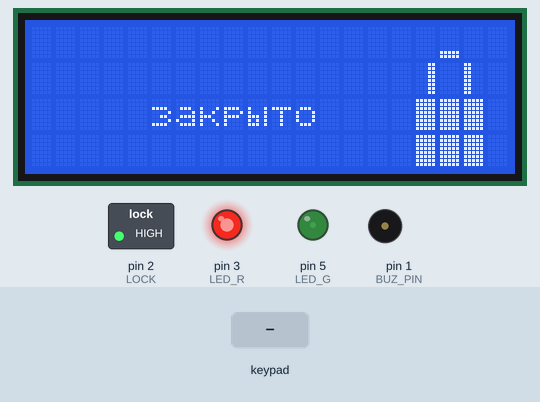
Simulated run of this sketch. Board: Arduino Uno, built with avr-gcc and run on an emulated ATmega328P. On the bench: 20×4 character LCD, switched loads named in the sketch (green lamp = pin HIGH), output pins drawn as LEDs (lit = HIGH), buzzer (waves = sounding, pin HIGH). Dashed ring = blinking. The inputs (shaded band) are chosen by the test bench.

Above: at 1.45 s.
1.5 s: keypad keys 1 7 1 6 1 5 1 4 # pressed 0.4 s apart
At 3.53 s:
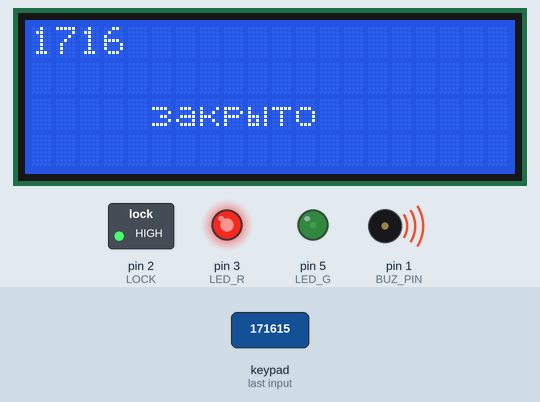
6.6 s: keypad keys 1 7 1 6 1 5 1 4 * pressed 0.4 s apart
At 8.24 s:
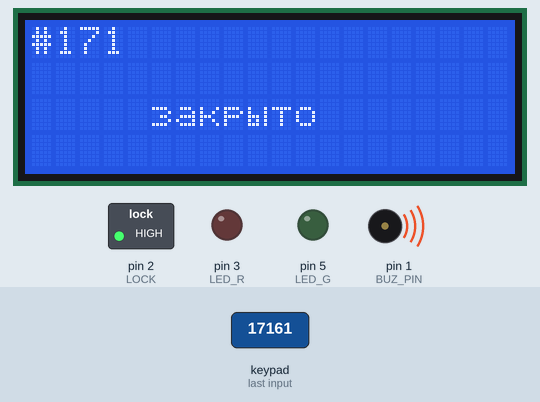
11.7 s: keypad keys 1 7 1 6 1 5 1 4 A pressed 0.4 s apart
At 12.94 s:
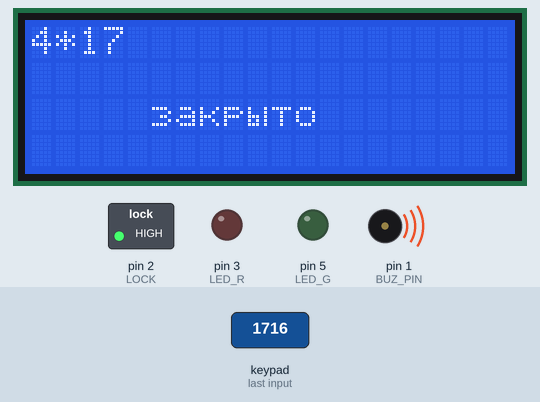
16.8 s: key 'A' pressed
At 18.26 s:
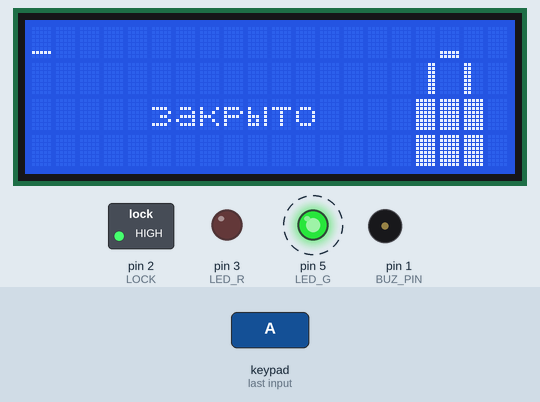
19.6 s: keypad keys 1 7 1 6 1 5 1 4 D pressed 0.4 s apart
At 24.16 s:
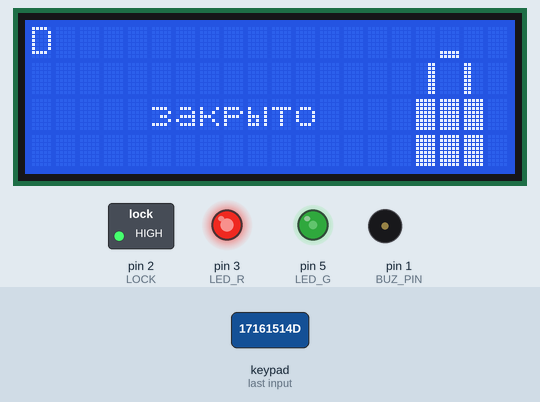
24.7 s: keypad keys 1 7 1 6 1 5 1 4 pressed 0.4 s apart
At 26.34 s:
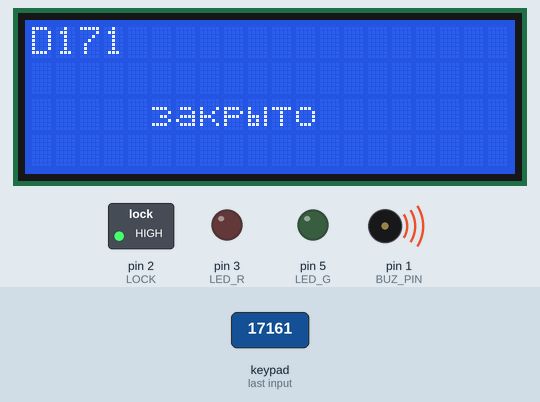
Timing chart, 0 to 30.4 s (numbered marks = the images above; inputs shaded):
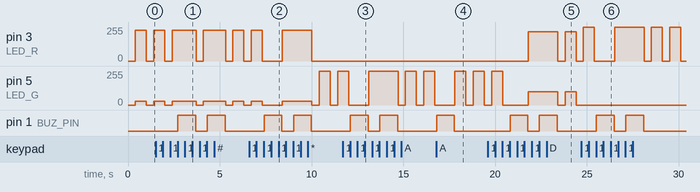

Measured:
- after the input at 1.5 s, pin 1 (BUZ_PIN): alternates HIGH for 0.98 s and LOW for 0.63 s, starting after 1.2 s; the display: first changes at once (image 1 shows a later state)
- after the input at 6.6 s, pin 1 (BUZ_PIN): alternates HIGH for 0.98 s and LOW for 0.63 s, starting after 0.81 s; the display: first changes at once (image 2 shows a later state)
- after the input at 11.7 s, pin 1 (BUZ_PIN): alternates HIGH for 0.98 s and LOW for 0.62 s, 4 changes in all, then stays LOW, starting after 0.42 s; the display: first changes at once (image 3 shows a later state)
- after the input at 16.8 s, pin 1 (BUZ_PIN): LOW → HIGH at once, → LOW 0.98 s later; the display: first changes at once (image 4 shows a later state)
- after the input at 19.6 s, pin 1 (BUZ_PIN): alternates HIGH for 0.98 s and LOW for 0.62 s, starting after 1.2 s; the display: first changes at once (image 5 shows a later state)
- after the input at 24.7 s, pin 5 (LED_G): stays 0/255 (without the input it goes to 100/255 after 4.1 s); pin 1 (BUZ_PIN): alternates HIGH for 0.98 s and LOW for 0.62 s, 4 changes in all, then stays LOW, starting after 0.82 s; the display: first changes at once (image 6 shows a later state)

The sketch:

Box1Blink.ino
```cpp
//pwd = 2 (Yellow) 7 (Orange) 8 (green) 4 (red)
//
//#define TRACE
#define NO_SERVER
#define resetPin 7

#include <Ethernet.h>
#include <MQTTClient.h>
#include <avr/wdt.h>
#include <Keypad.h>
#include <LiquidCrystal_I2C.h>

#define ACC "tboxblink"
byte mac[] = { 0x03, 0xAD, 0xBE, 0x01, 0xAD, 0xBE };
byte ip[] = { 192, 168, 0, 53 }; // <- change to match your network

EthernetClient net;
MQTTClient client;

#define PWD_SIZE 4
#define LED_G 5
#define LED_R 3
#define LOCK 2
#define BUZ_PIN 1

LiquidCrystal_I2C lcd(0x27, 20, 4);


const byte ROWS = 4; //four rows
const byte COLS = 4; //four columns
//define the cymbols on the buttons of the keypads
char hexaKeys[ROWS][COLS] = {
  {'1', '2', '3', 'A'},
  {'4', '5', '6', 'B'},
  {'7', '8', '9', 'C'},
  {'*', '0', '#', 'D'}
};

byte letter_t[8] = // т
{
  B00000, B00000, B11111, B00100, B00100, B00100, B00100, B00000,
};
byte letter_k[8] = // к
{
  B00000, B00000, B10001, B10010, B11100, B10010, B10001, B00000,
};
byte letter_ii[8] = // ы
{
  B00000, B00000, B10001, B10001, B11101, B10101, B11101, B00000,
};
byte letter_z[8] = // з
{
  B00000, B00000, B11110, B00001, B00110, B00001, B11110, B00000,
};
byte letter_a[8] = // а
{
  B00000, B00000, B01110, B00001, B01111, B10001, B01111, B00000,
};

byte left[8] =
{
  B11000,
  B11000,
  B11000,
  B11000,
  B11000,
  B11000,
  B11000,
  B11000,
};

byte right[8] =
{
  B00011,
  B00011,
  B00011,
  B00011,
  B00011,
  B00011,
  B00011,
  B00011,
};

byte bot[8] =
{
  B00000,
  B00000,
  B00000,
  B00000,
  B00000,
  B00000,
  B11111,
  B11111,
};

byte rowPins[ROWS] = {17, 16, 15, 14}; //connect to the row pinouts of the keypad
byte colPins[COLS] = {4, 6, 8, 9}; //connect to the column pinouts of the keypad

char pwd[PWD_SIZE] = {0};

//initialize an instance of class NewKeypad
Keypad customKeypad = Keypad( makeKeymap(hexaKeys), rowPins, colPins, ROWS, COLS);

int curPos = 0;
int ct = 0;
bool isOk = false;

void drawLockClosed()
{
  lcd.setCursor(16, 0);
  lcd.print(" \5 ");
  lcd.setCursor(16, 1);
  lcd.print("\7 \6 ");
  lcd.setCursor(16, 2);
  lcd.print(char(0x00 + 255));
  lcd.print(char(0x00 + 255));
  lcd.print(char(0x00 + 255));
  lcd.setCursor(16, 3);
  lcd.print(char(0x00 + 255));
  lcd.print(char(0x00 + 255));
  lcd.print(char(0x00 + 255));
}

void drawLockOpen()
{
  lcd.setCursor(14, 0);
  lcd.print(" \5 ");
  lcd.setCursor(14, 1);
  lcd.print("\7 \6 ");
  lcd.setCursor(16, 2);
  lcd.print(char(0x00 + 255));
  lcd.print(char(0x00 + 255));
  lcd.print(char(0x00 + 255));
  lcd.setCursor(16, 3);
  lcd.print(char(0x00 + 255));
  lcd.print(char(0x00 + 255));
  lcd.print(char(0x00 + 255));
}

void drawLockOpening()
{
  lcd.setCursor(14, 0);
  lcd.print("     ");
  lcd.setCursor(14, 1);
  lcd.print("  \6  ");
  lcd.setCursor(16, 2);
  lcd.print(char(0x00 + 255));
  lcd.print(char(0x00 + 255));
  lcd.print(char(0x00 + 255));
  lcd.setCursor(16, 3);
  lcd.print(char(0x00 + 255));
  lcd.print(char(0x00 + 255));
  lcd.print(char(0x00 + 255));
}

void clearLockImg()
{
  lcd.setCursor(15, 0);
  lcd.print("     ");
  lcd.setCursor(15, 1);
  lcd.print("     ");
  lcd.setCursor(15, 2);
  lcd.print("     ");
  lcd.setCursor(15, 3);
  lcd.print("     ");
}

void setClosedText()
{
  lcd.setCursor(5, 2);
  lcd.print("\3\4\1p\2");
  lcd.write(byte(0));
  lcd.print("o");

  drawLockClosed();

  lcd.setCursor(0, 0);
}

void setOpenText()
{
  lcd.setCursor(5, 2);
  lcd.print("o");
  lcd.write(byte(0));
  lcd.print("\1p\2");
  lcd.write(byte(0));
  lcd.print("o");

  drawLockOpening();

  delay(300);

  drawLockOpen();

  lcd.setCursor(0, 0);
}

void resetAll()
{

  isOk = false;
  lcd.clear();
  curPos = 0;
  for (int i = 0; i < PWD_SIZE; ++i)
    pwd[i] = 0;

  setClosedText();

  digitalWrite(LOCK, HIGH);
}

void writeWrongPwd()
{
  clearLockImg();

  delay(300);

  drawLockClosed();

  delay(300);

  clearLockImg();

  delay(300);

  drawLockClosed();

  lcd.setCursor(0, 0);
}

void __init()
{
  resetAll();
}

void setup() {
  pinMode(resetPin, OUTPUT);
  digitalWrite(resetPin, LOW);

  pinMode(LOCK, OUTPUT);
  digitalWrite(LOCK, HIGH);

  pinMode(BUZ_PIN, OUTPUT);
  digitalWrite(BUZ_PIN, LOW);

  lcd.init();                       // Инициализация lcd
  lcd.backlight();                  // Включаем подсветку
  lcd.createChar(0, letter_t);
  lcd.createChar(1, letter_k);
  lcd.createChar(2, letter_ii);
  lcd.createChar(3, letter_z);
  lcd.createChar(4, letter_a);
  lcd.createChar(5, bot);
  lcd.createChar(6, left);
  lcd.createChar(7, right);
  delay (100);
  lcd.clear();
  pinMode(LED_G, OUTPUT);
  pinMode(LED_R, OUTPUT);

  customKeypad.addEventListener(keypadEvent);
  customKeypad.setHoldTime(5000);

#ifndef NO_SERVER
  Ethernet.begin(mac, ip);
  client.begin("192.168.0.91", net);
#endif

#ifdef TRACE
  Serial.begin(9600);
#endif

  __init();
}

bool caretOn;
unsigned long long lastCaretEvent = 0;
int caretOnDelay = 300;
void loop() {
#ifndef NO_SERVER
  client.loop();

  if (!client.connected()) {
    connect();
  }
#endif

  handleBlink();

  char customKey = customKeypad.getKey();

  if (isOk)
    return;

  if (millis() - lastCaretEvent > caretOnDelay)
  {
    if (caretOn)
    {
      lcd.setCursor(curPos, 0);
      lcd.print(" ");
    }
    else
    {
      lcd.setCursor(curPos, 0);
      lcd.print("_");
    }
    lastCaretEvent = millis();
    caretOn = !caretOn;
  }

  if (customKey) {
    pwd[curPos] = customKey;

    lcd.setCursor(curPos, 0);
    lcd.print(customKey);

    digitalWrite(BUZ_PIN, HIGH);
    delay(5);
    digitalWrite(BUZ_PIN, LOW);

    curPos++;

    if (curPos == PWD_SIZE)
    {
      if (pwd[0] == '2' && pwd[1] == '7' && pwd[2] == '8' && pwd[3] == '4')
      {
        setOpenText();
        isOk = true;
        digitalWrite(LOCK, LOW);
#ifndef NO_SERVER
        client.publish("ter2070/tboxblink/out", "1");
#endif
      }
      else
      {
        digitalWrite(BUZ_PIN, HIGH);
        writeWrongPwd();
        digitalWrite(BUZ_PIN, LOW);

        resetAll();
      }
    }
  }
}

int curDig = 0;
int curBlinked = 0;
int onDelay = 600;
int offDelay = 400;
bool isOn = false;
int blinks[4] = {7, 8, 2, 4};
unsigned long long lastEvent = 0;

void yellow()
{
  analogWrite(LED_G, 100);
  analogWrite(LED_R, 220);
}

void orange()
{
  analogWrite(LED_G, 30);
  analogWrite(LED_R, 230);
}

void green()
{
  analogWrite(LED_G, 255);
  analogWrite(LED_R, 0);
}

void red()
{
  analogWrite(LED_G, 0);
  analogWrite(LED_R, 255);
}

void handleBlink()
{
  if (isOk)
  {
    analogWrite(LED_G, 255);
    analogWrite(LED_R, 0);
    return;
  }

  if (isOn)
  {
    if (millis() - lastEvent > onDelay)
    {
      analogWrite(LED_G, 0);
      analogWrite(LED_R, 0);
      lastEvent = millis();
      isOn = false;
    }
  }
  else
  {
    if (millis() - lastEvent > offDelay)
    {
      switch (curDig)
      {
        case 0:
          orange();
          break;
        case 1:
          green();
          break;
        case 2:
          yellow();
          break;
        case 3:
          red();
          break;
      }

      curBlinked++;
      if (curBlinked >= blinks[curDig])
      {
        curBlinked = 0;
        curDig = (curDig + 1) % PWD_SIZE;
      }

      lastEvent = millis();
      isOn = true;
    }
  }
}

void messageReceived(String topic, String payload, char * bytes, unsigned int length) {
  if (topic.startsWith("ter"))
  {
    if (payload == "r")
    {
      hard_Reboot();
    }
    else if (payload == "i")
    {
      __init();
    }
    else if (payload == "p")
    {
#ifndef NO_SERVER
      client.publish("ter2070/ping/out", ACC);
#endif
    }
  }
}

// DEFAULT

void connect() {
  int n = 0;
  while (!client.connect(ACC)) {
    delay(1000);
    n++;
    if (n > 5)
      hard_Reboot();
  }

  client.subscribe("ter2070/reset");
  client.subscribe("ter2070/ping/in");
  client.subscribe("ter2070/tboxblink/reset");
  // client.unsubscribe("/example");
}

void hard_Reboot()
{
  digitalWrite(resetPin, HIGH);
}


// Taking care of some special events.
void keypadEvent(KeypadEvent key) {
  switch (customKeypad.getState()) {
    case HOLD:
      if (key == 'C' && isOk) {
        resetAll();
      }
      break;
  }
}
```
